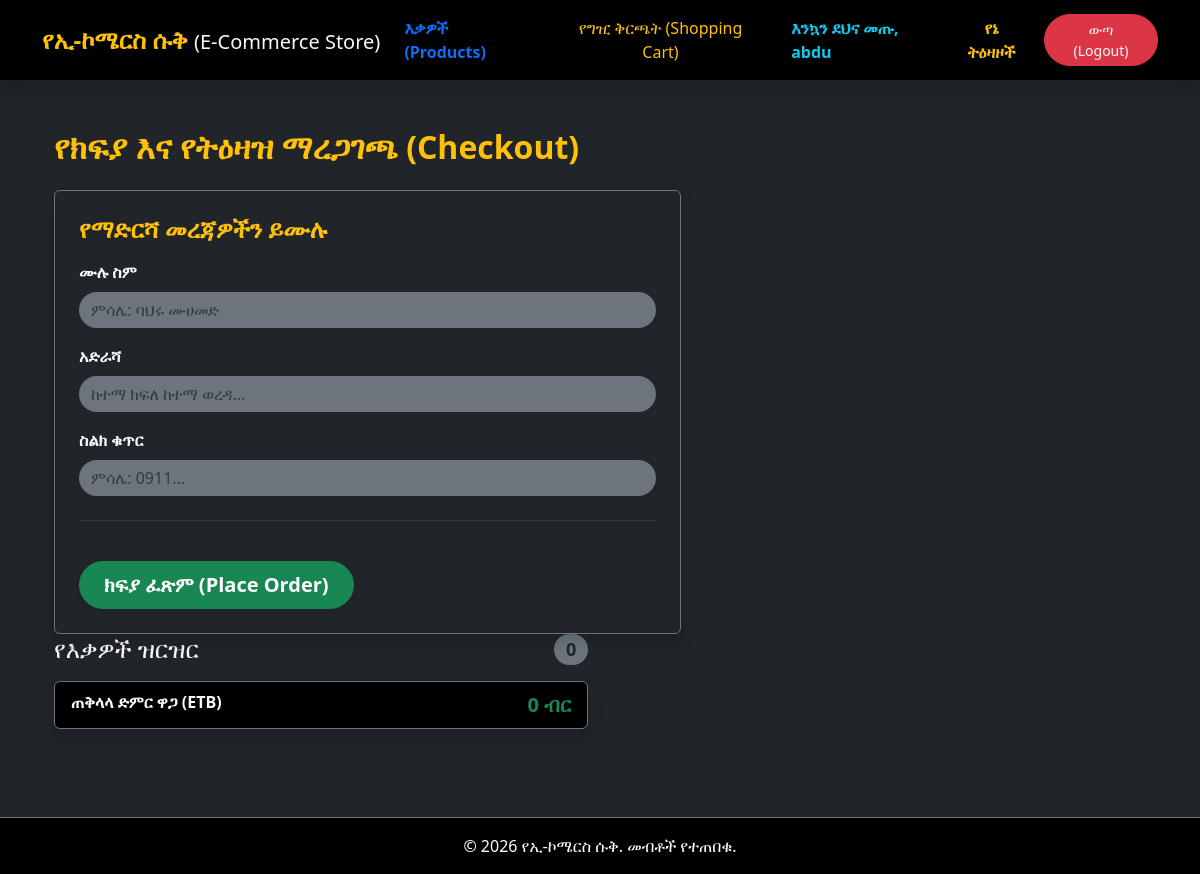
/checkout/ (signed in), run on an earlier commit of the app's database.
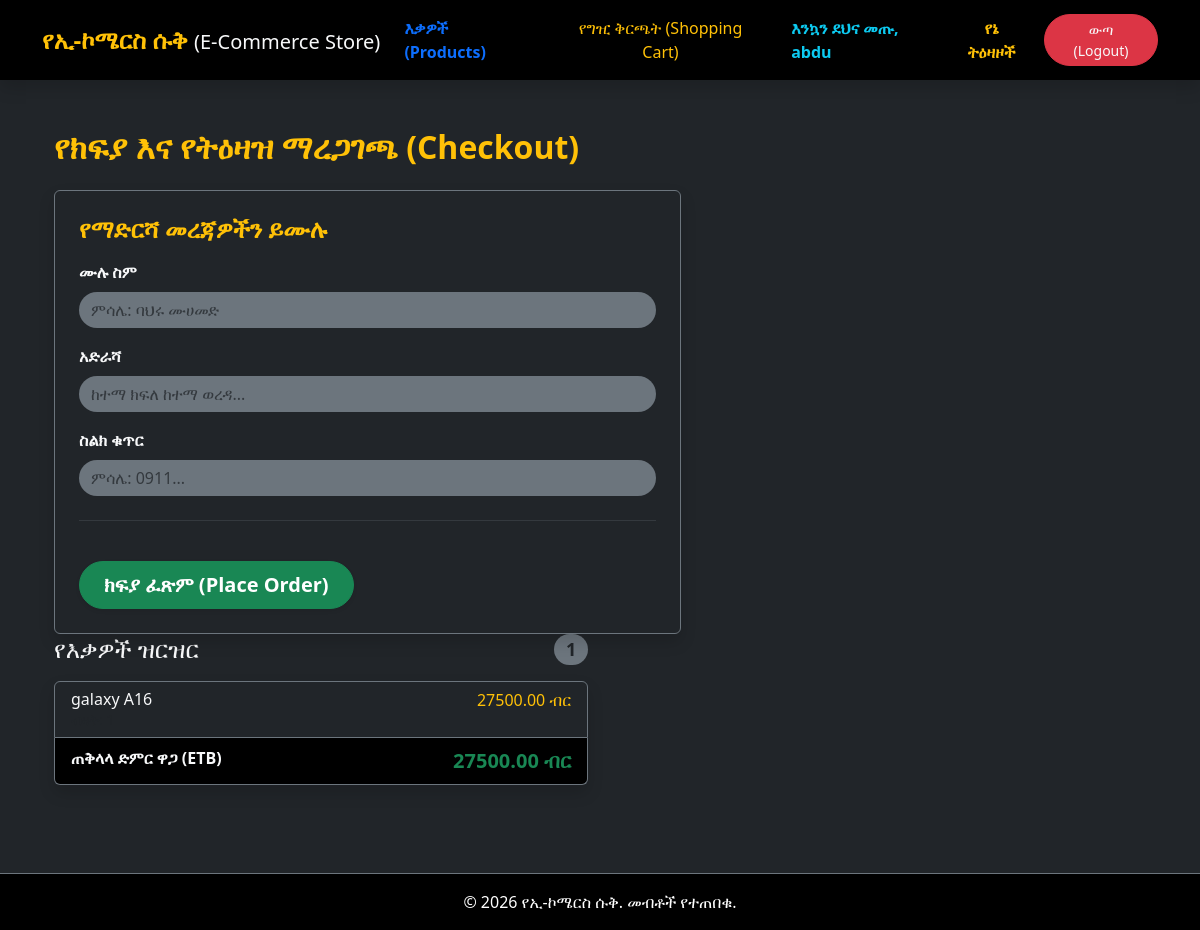
And on a later commit of the database.
### store/models.py (models this page shows, shortened)
class Cart(models.Model):
    user = models.OneToOneField(User, on_delete=models.CASCADE)
    created_at = models.DateTimeField(auto_now_add=True)
    def get_total_price(self):
        return sum(item.get_cost() for item in self.items.all())

class CartItem(models.Model):
    cart = models.ForeignKey(Cart, related_name='items', on_delete=models.CASCADE)
    product = models.ForeignKey(Product, on_delete=models.CASCADE)
    quantity = models.PositiveIntegerField(default=1)
    def get_cost(self):
        return self.quantity * self.product.price

class Product(models.Model):
    category = models.ForeignKey(Category, on_delete=models.CASCADE, null=True ,blank=True)
    name = models.CharField(max_length=100)
    description = models.TextField()
    price = models.DecimalField(max_digits=10, decimal_places=2)
    stock = models.PositiveIntegerField()
    image = models.ImageField(upload_to='products/', null=True, blank=True)
    created_at = models.DateTimeField(auto_now_add=True)
    updated_at = models.DateTimeField(auto_now=True)

### store/views.py (the view, shortened to what this page needs)
# urls.py: path('checkout/', views.checkout, name='checkout'),
@login_required
def checkout(request):
    cart = Cart.objects.get(user=request.user)
    return render(request, 'store/checkout.html', {'cart': cart})

### store/templates/store/checkout.html (shortened to what this page needs)
{% extends 'store/base.html' %}
{% block content %}
<div class="container my-5">
    <h2 class="mb-4 text-warning fw-bold">የክፍያ እና የትዕዛዝ ማረጋገጫ (Checkout)</h2>
    <div class="row">
        <div class="col-md-6 order-md-2 mb-4">
            <h4 class="d-flex justify-content-between align-items-center mb-3 text-light">
                <span>የእቃዎች ዝርዝር</span>
                <span class="badge bg-secondary text-dark rounded-pill">{{ cart.items.count }}</span>
            </h4>
            <ul class="list-group mb-3 shadow">
                {% for item in cart.items.all %}
                    <li class="list-group-item d-flex justify-content-between lh-sm bg-dark text-light border-secondary">
                        <div>
                            <h6 class="my-0">{{ item.product.name }}</h6>
                            <small class="text-muted">ብዛት: {{ item.quantity }}</small>
                        </div>
                        <span class="text-warning">{{ item.get_cost }} ብር</span>
                    </li>
                {% endfor %}
                <li class="list-group-item d-flex justify-content-between bg-black text-light border-secondary">
                    <span class="fw-bold"> ጠቅላላ ድምር ዋጋ (ETB)</span>
                    <strong class="text-success fs-5">{{ cart.get_total_price }} ብር</strong>
                </li>
            </ul>
        </div>
        <div class="col-md-7 order-md-1">
            <div class="card bg-dark text-light shadow border-secondary p-4">
                <h4 class="mb-3 text-warning fw-bold">የማድርሻ መረጃዎችን ይሙሉ</h4>
                <form method="POST" action="{% url 'checkout' %}">
                    <div class="mb-3">
                        <label for="full_name" class="form-label fw-bold">ሙሉ ስም</label>
                        <input type="text" class="form-control bg-secondary  text-light border-0 rounded-pill" id="full_name" name="full_name" placeholder="ምሳሌ: ባህሩ ሙሀመድ " required>
                    </div>
                    <div class="mb-3">
                        <label for="address" class="form-label fw-bold">አድራሻ</label>
                        <input type="text" class="form-control bg-secondary  text-light border-0 rounded-pill" id="address" name="address" placeholder="ከተማ ክፍለ ከተማ ወረዳ..." required>
                    </div>
                    <div class="mb-3">
                        <label for="phone_number" class="form-label fw-bold">ስልክ ቁጥር</label>
                        <input type="text" class="form-control bg-secondary  text-light border-0 rounded-pill" id="phone_number" name="phone_number" placeholder="ምሳሌ: 0911..." required>
                    </div>
                    <hr class="my-4 border-secondary">
                    <button type="submit" class="btn btn-success btn-lg rounded-pill px-4 fw-bold mt-3 shadow-sm">ክፍያ ፈጽም (Place Order)</button>
                </form>
            </div>
       </div>
    </div>
</div>
{% endblock content %}

What changed in the data, as far as the page shows it:
computed for Cart: items.count "0" → "1"; get_total_price "0" → "27500.00"
added CartItem: product.name "galaxy A16", get_cost "27500.00"
